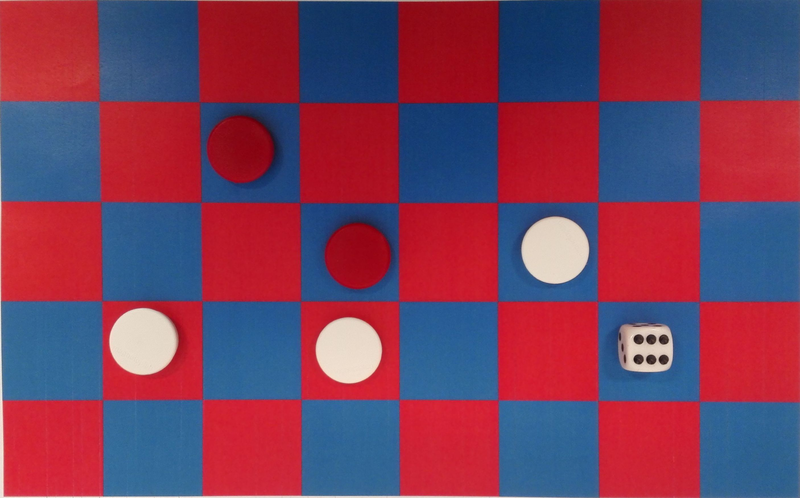
#> input picture Project/images/image1.png, 800 x 498 px
$ python main.py --image ../images/image1.png
#> lines starting #> are read from the running program, lines starting #| are printed output that depends on the picture
#!/usr/bin/python

from __future__ import print_function, division

import sys
import argparse

import cv2
import numpy as np
# import matplotlib.pyplot as plt


def neighborhood(hood, circle):
    def dist(c1, c2):
        c1 = np.int64(c1)
        c2 = np.int64(c2)
        diff = (c1[0] - c2[0])**2 + (c1[1] - c2[1])**2
        return np.sqrt(diff)

    for house in hood:
        center = tuple(house[:2])
        if dist(center, circle) < 60.0:
            return True

    return False


def getCircles(gray):
    gray = cv2.GaussianBlur(gray, (5, 5), 3)

    canny = cv2.Canny(gray, 0, 100)

    circles = cv2.HoughCircles(canny, cv2.HOUGH_GRADIENT, 1, 80,
                               param1=50,
                               param2=15,
                               minRadius=29,
                               maxRadius=35)

    return circles


def addCircles(hood, circles):
    circles = np.uint16(np.around(circles))
    for i in circles[0, :]:
        center = tuple(i[:2])
        if not neighborhood(hood, center):
            hood.append(i)

    return neighborhood


def seperate(gimg, hood):
    white, red = [], []
    definite = np.uint16(np.around(getCircles(gimg)[:, :, :2]))
    for chip in hood:
        center = tuple(chip[:2])
        if neighborhood(definite[0], center):
            white.append(chip)
        else:
            red.append(chip)

    return red, white


def detectCorner(img):
    _, _, r = cv2.split(img)
    h, w = r.shape
    px = (w/16, h/10)
    return 'r' if r[px] > 127 else 'b'


def saveOutput(name, shape, red, white, corner):
    h, w = shape
    if '/' in name:
        file_name = name.partition('/')[-1]
    elif '\\' in name:
        file_name = name.partition('\\')[-1]
    else:
        file_name = name
    output_name = "{0}_output.kappa".format(*file_name.split("."))

    with open(output_name, 'w') as f:
        f.write("{}\n".format(corner))
        for chip in red:
            f.write("{}f,{}f,{}\n".format(chip[0]/w, chip[1]/h, 'r'))
        for chip in white:
            f.write("{}f,{}f,{}\n".format(chip[0]/w, chip[1]/h, 'w'))


# [15 lines of commented-out code are left out]


def edgeTest(image):
#> called with image = '../images/image1.png'
    img = cv2.imread(image)
#> img is the input picture: shape (498, 800, 3); mean B, G, R 91.6, 61.7, 122.5
    if img is None:
        print('File "{}" does not exist'.format(image))
        sys.exit(1)

    gimg = cv2.cvtColor(img, cv2.COLOR_BGR2GRAY)
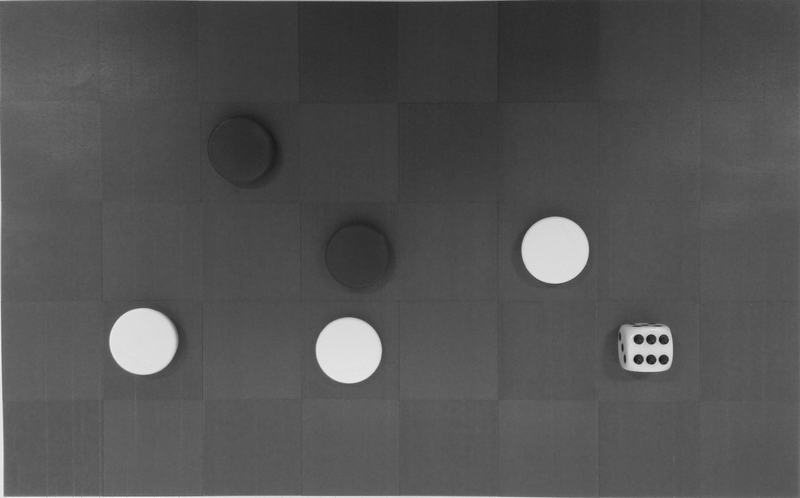
#> gimg: shape (498, 800); min 21, max 241, mean 83.3

    total = []
    for ch in cv2.split(img):
        circles = getCircles(ch)

        if circles is not None:
            addCircles(total, circles)
#> this loop made 3 passes
#> pass 1, in getCircles, `gray = cv2.GaussianBlur(gray, (5, 5), 3)`:
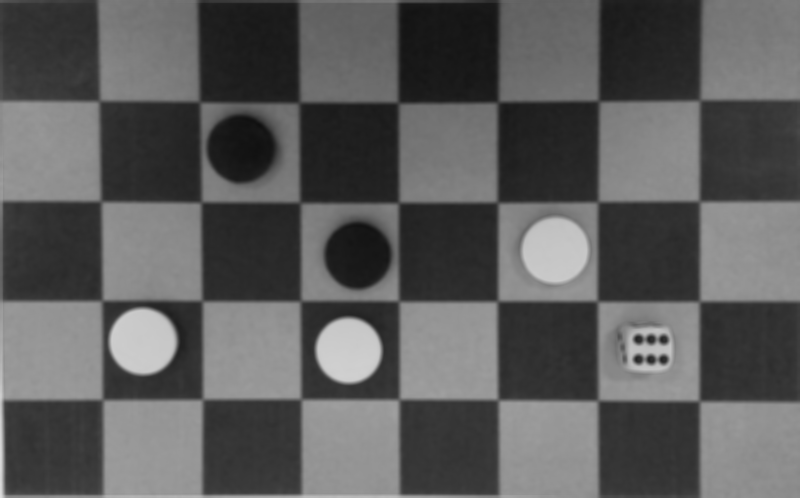
#> gray: shape (498, 800); min 15, max 221, mean 91.6
#> pass 1, in getCircles, `canny = cv2.Canny(gray, 0, 100)`:
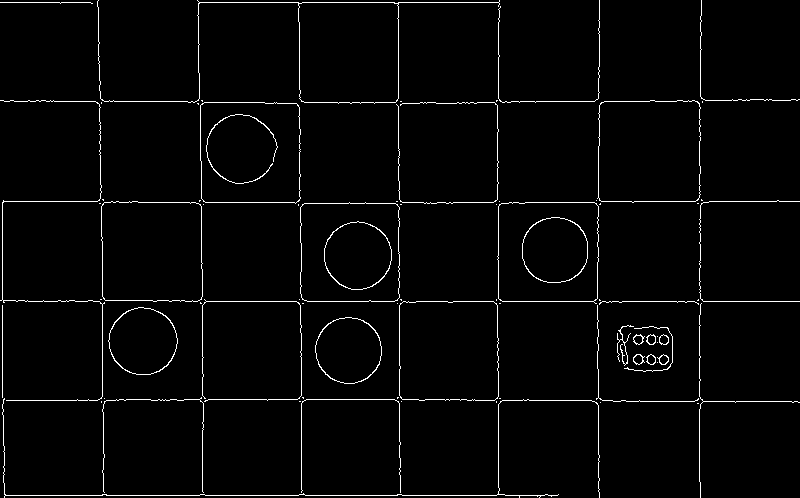
#> canny: shape (498, 800); 2.4% white in thin lines or dots
#> pass 2, in getCircles (call 2), `gray = cv2.GaussianBlur(gray, (5, 5), 3)`:
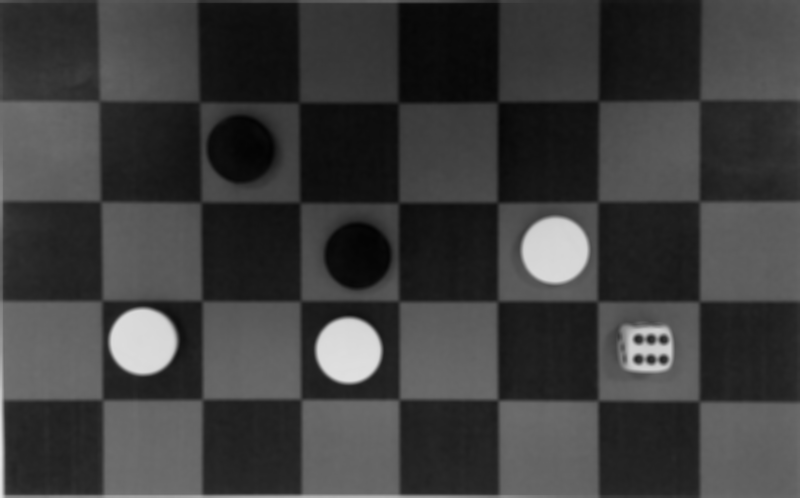
#> gray: shape (498, 800); min 3, max 227, mean 61.6
#> pass 2, in getCircles (call 2), `canny = cv2.Canny(gray, 0, 100)`:
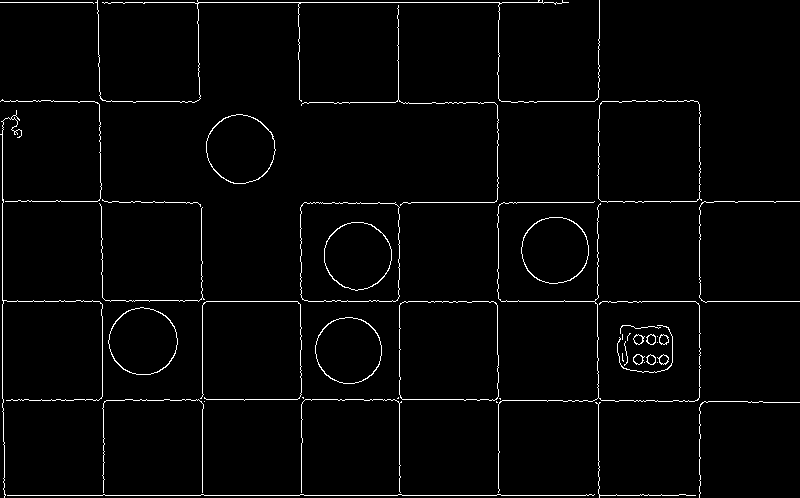
#> canny: shape (498, 800); 2.3% white in thin lines or dots

    red, white = seperate(gimg, total)
#> in getCircles (call 4), `canny = cv2.Canny(gray, 0, 100)`:
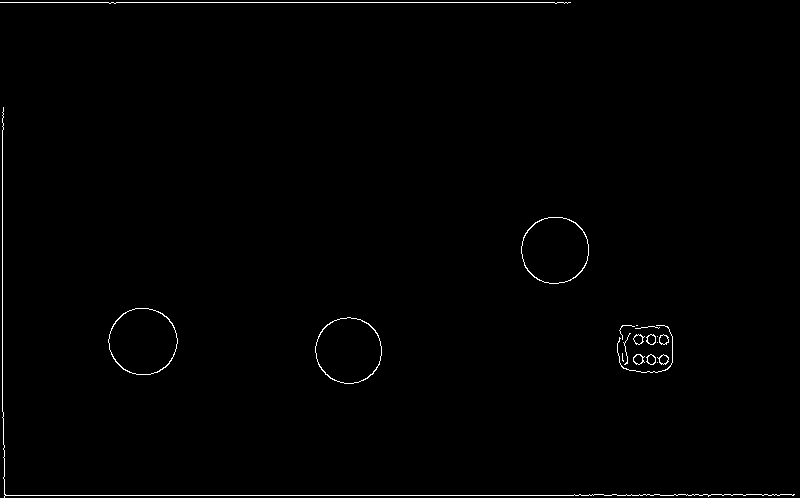
#> canny: shape (498, 800); 0.74% white in thin lines or dots
#> in getCircles (call 4), `circles = cv2.HoughCircles(canny, cv2.HOUGH_GRADIENT, 1, 80, param1=50..`: circles = [[142.5, 341.5, 34.4], [553.5, 248.5, 33.3], [347.5, 350.5, 32.2]]
#> in seperate, `definite = np.uint16(np.around(getCircles(gimg)[:, :, :2]))`: definite = [[142, 342], [554, 248], [348, 350]]
#> the loop in seperate, `for chip in hood:` made 5 passes
#> chip on passes 1, 2, 5: [240, 148, 34], [358, 254, 34], [346, 350, 33]
#> chip on passes 3 to 4: [554, 248, 33], [142, 342, 33]
#> after the loop in seperate, `for chip in hood:`: red = [[240, 148, 34], [358, 254, 34]]; white = [[554, 248, 33], [142, 342, 33], [346, 350, 33]]
#> red = [[240, 148, 34], [358, 254, 34]]; white = [[554, 248, 33], [142, 342, 33], [346, 350, 33]]
    corner = detectCorner(img)
#> in detectCorner, `_, _, r = cv2.split(img)`:
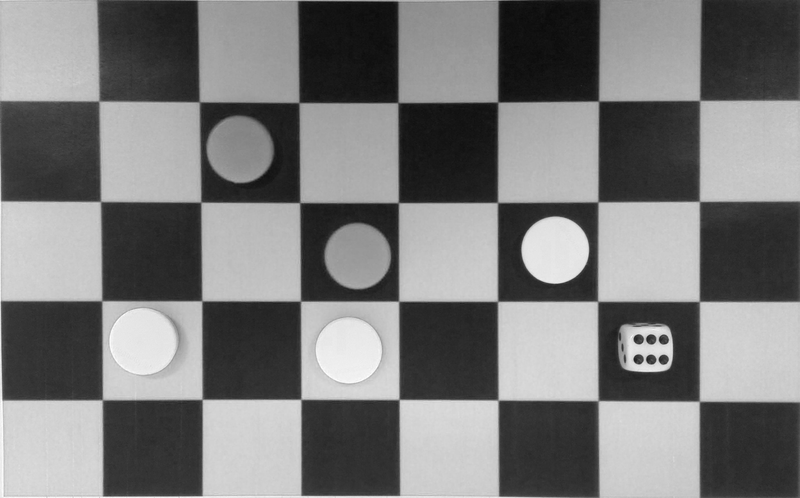
#> r: shape (498, 800); min 10, max 255, mean 122.5
    saveOutput(image, gimg.shape, red, white, corner)

#    showOutput(img, red, white)


def main():
    parser = argparse.ArgumentParser()
    parser.add_argument("-i", "--image", help="Image to process")

    args = parser.parse_args()

    if args.image is not None:
        edgeTest(args.image)
    else:
        parser.print_usage()


if __name__ == '__main__':
#> (the run stopped early here; a loop or call above may not have finished)

$ run again, on Project/images/image3.png
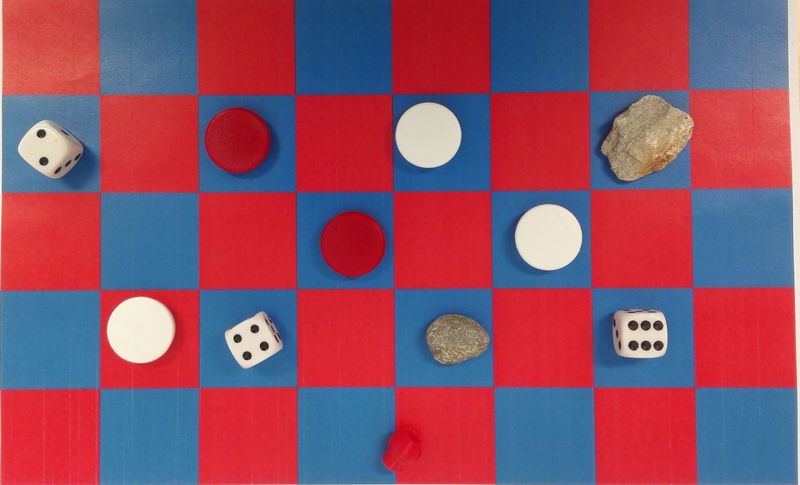
#> input picture Project/images/image3.png, 800 x 485 px
#> in edgeTest, img is the input picture: shape (485, 800, 3); mean B, G, R 101, 78.3, 143.5
#> the loop in edgeTest, `for ch in cv2.split(img):` made 3 passes
#> pass 1, in getCircles, `canny = cv2.Canny(gray, 0, 100)`:
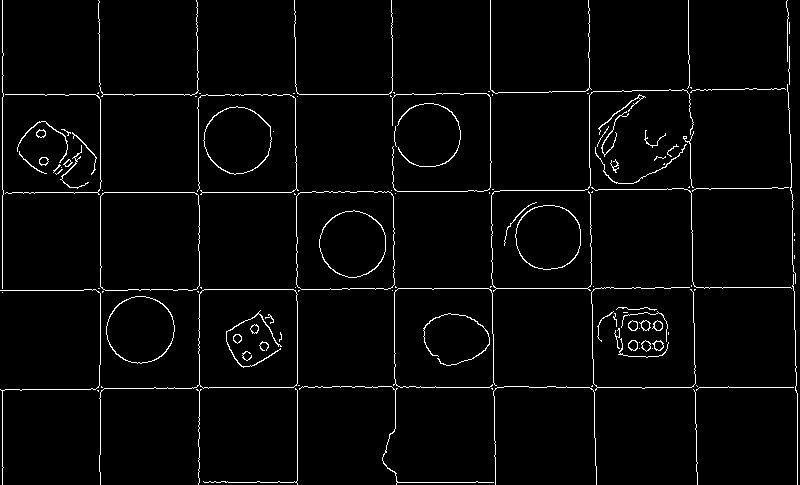
#> canny: shape (485, 800); 2.9% white in thin lines or dots
#> canny: shape (485, 800); 0.93% white in thin lines or dots
#> definite = [[140, 328], [548, 236], [426, 134]]
#> the loop in seperate, `for chip in hood:` made 5 passes
#> chip on passes 1, 3, 4, 5: [140, 330, 34], [352, 244, 33], [238, 140, 33], [548, 238, 32]
#> after the loop in seperate, `for chip in hood:`: red = [[352, 244, 33], [238, 140, 33]]; white = [[140, 330, 34], [426, 134, 32], [548, 238, 32]]
#> in edgeTest, `red, white = seperate(gimg, total)`: red = [[352, 244, 33], [238, 140, 33]]; white = [[140, 330, 34], [426, 134, 32], [548, 238, 32]]
#> in detectCorner, `_, _, r = cv2.split(img)`:
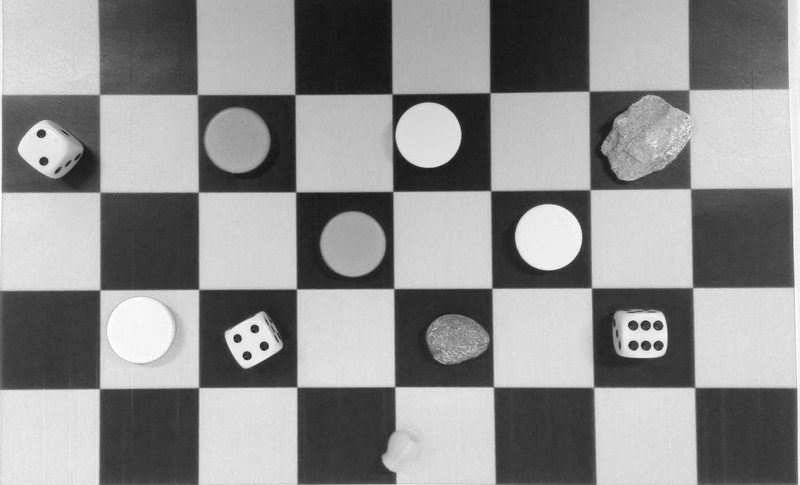
#> r: shape (485, 800); min 19, max 255, mean 143.5
